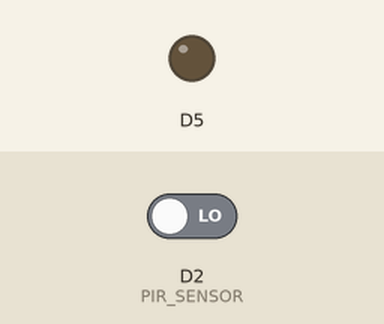
Simulated run of this sketch. Board: ESP8266 (NodeMCU). Shown: output pins drawn as LEDs (lit = HIGH). The inputs (shaded band) are chosen by the test bench; at power-on: D2 (PIR_SENSOR) LOW. WiFi joins after 1.5 s; servers stay silent unless stated; uploads are accepted with an empty reply; what the sketch prints to the serial monitor is not drawn.

Above: at 9.2 s.
9.3 s: D2 (PIR_SENSOR) driven HIGH
At 9.9 s:
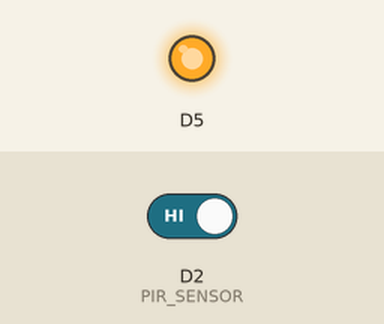
10.9 s: D2 (PIR_SENSOR) driven LOW
At 12.3 s:
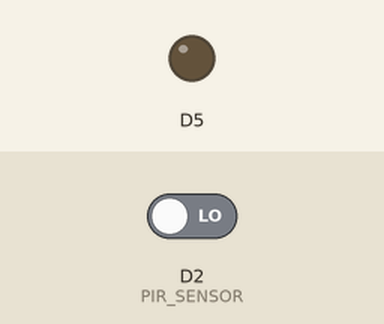
Timing chart, 0 to 13.9 s (numbered marks = the images above; inputs shaded):
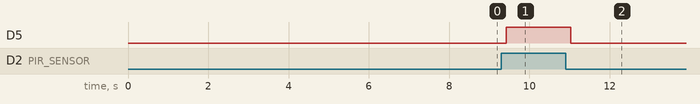

Measured:
- after the input at 9.3 s, D5: LOW → HIGH after 0.13 s
- after the input at 10.9 s, D5: HIGH → LOW after 0.13 s

The sketch:

arduino_firebase_pir_post.ino
```cpp
/*
    David Asensio 2018
    Arduino Firebase Notification PIR Sensor sketch

    This example demonstrates how to use
    WiFiClientSecure class to access HTTPS API.
    And send Firebase Notifications
*/


#include <ESP8266WiFi.h>
#include <WiFiClientSecure.h>

#define PIR_LED D13
#define PIR_SENSOR D2

//const char* ssid = "Red de MENSAMATIC";
//const char* password = "06v94_mm";
const char* ssid = "ONO4CDF";
const char* password = "0087423209";
const char* host = "fcm.googleapis.com";
const int httpsPort = 443;

String url = "/fcm/send";

int val = 0;
int pirState = LOW;
int counter = 0;
int interval = 30 * 2; //5min (30 counters is 1 minute)

// Generally, you should use "unsigned long" for variables that hold time
// The value will quickly become too large for an int to store
unsigned long previousMillis = 0;        // will store last time LED was updated

// constants won't change:
const long triggerCheckInterval = 1000 * 60 * 5; //5 min

int connectToWifi() {
  Serial.println();
  Serial.print("connecting to ");
  Serial.println(ssid);
  WiFi.mode(WIFI_STA);
  WiFi.begin(ssid, password);
  while (WiFi.status() != WL_CONNECTED) {
    delay(500);
    Serial.print(".");
  }
  Serial.println("");
  Serial.println("WiFi connected");
  Serial.println("IP address: ");
  Serial.println(WiFi.localIP());

  return 1;
}

void requestPOST(String postData) {
  // Use WiFiClientSecure class to create TLS connection
  WiFiClientSecure client;
  Serial.print("connecting to ");
  Serial.println(host);
  if (!client.connect(host, httpsPort)) {
    Serial.println("connection failed");

  } else {

    client.connect(host, httpsPort);
    Serial.print("requesting URL: ");
    Serial.println(url);

    Serial.println("connected");
    client.println("POST " + url + " HTTP/1.1");
    client.println("Host: fcm.googleapis.com");
    client.println("User-Agent: Arduino/1.0");
    client.println("Connection: close");
    client.println("Content-Type: application/json");
    client.println("Authorization: key=AAAA4Cj4sl4:APA91bG1zDZOjPQL4b5H1MiWi-GgB9UIhdGCLsv2J0q2EZrL8C6Eh0kmZW1OxX3qSUrFoOXgBxpgYypVXnN0vYlqR_VSms7-A40SqOHBFM-vMRrFbc7uFbRSB3tKRBaICKdMhiWlT7IB");
    client.print("Content-Length: ");
    client.println(postData.length());
    client.println();
    client.println(postData);

    Serial.println("request sent");
    while (client.connected()) {
      String line = client.readStringUntil('\n');
      if (line == "\r") {
        Serial.println("headers received");
        break;
      }
    }

    String line = client.readStringUntil('\n');

    bool checkResponse = false;
    String expectedResponse = "";
    if (checkResponse == true) {
      if (line.startsWith(expectedResponse)) {
        Serial.println("esp8266/Arduino CI successfull!");
      } else {
        Serial.println("esp8266/Arduino CI has failed");
      }
    }
    Serial.println("reply was:");
    Serial.println("==========");
    Serial.println(line);
    Serial.println("==========");
    Serial.println("closing connection");

  }
}

void printCounterStatus() {
  Serial.println("Counter is ");
  Serial.print(counter);
  Serial.print(" and interval is ");
  Serial.print(interval);
  Serial.println("");
}

void checkPirSensor() {
  val = digitalRead(PIR_SENSOR);
  Serial.print(val,DEC);
  if (val == HIGH) {
    digitalWrite(PIR_LED, HIGH);
    if (pirState == LOW) {
      Serial.println("\nSensor activado");
      pirState = HIGH;

      //If passed X seconds since last trigger then check
      //unsigned long currentMillis = millis();
      //if (currentMillis - previousMillis >= triggerCheckInterval) {
      printCounterStatus();
      if (counter > interval) {
        Serial.println("Sending notification");
        //previousMillis = currentMillis;

        int retVal = connectToWifi();

  if (retVal > 0) {
        sendPirSensorActivatedNotification();
  }
        counter = 0;

    WiFi.disconnect();
        //        WiFi.forceSleepBegin();
        //        delay(1000);
      }
    }
  } else {
    digitalWrite(PIR_LED, LOW);
    if (pirState == HIGH) {
      Serial.println("\nSensor apagado");
      pirState = LOW;
    }
  }
}

void sendPirSensorListeningNotification() {
  Serial.println("Notifcation PIR listening sended");
  String postData = "{\"to\":\"/topics/key_asser\",\"priority\":\"high\",\"notification\":{\"body\":\"PIR Sensor listening!\",\"title\":\"Arduino - PIR Sensor\"}}";
  requestPOST(postData);
}

void sendPirSensorActivatedNotification() {
  Serial.println("Notifcation PIR Activated listening sended");
  String postData = "{\"to\":\"/topics/key_asser\",\"priority\":\"high\",\"notification\":{\"body\":\"PIR Sensor activated!\",\"title\":\"Arduino - PIR Sensor\"}}";
  requestPOST(postData);
}

void setup() {
  pinMode(PIR_LED, OUTPUT);
  pinMode(PIR_SENSOR, INPUT);

  Serial.begin(9600);

  int retVal = connectToWifi();

  if (retVal > 0) {
    sendPirSensorListeningNotification();
    WiFi.disconnect();
  }
  Serial.println("End setup");
  delay(5000);
}

void loop() {
  checkPirSensor();
  delay(200);
  if (counter++ > (interval * 10)) {
    counter = 0;
  }
  //  val = digitalRead(PIR_SENSOR);
  //  Serial.print(val);
}
```
